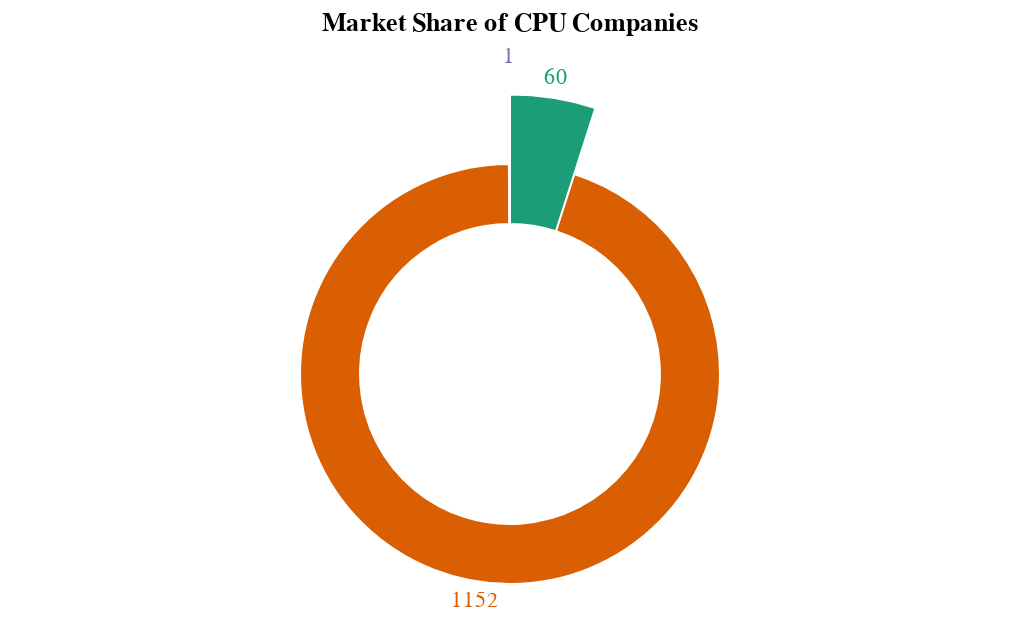

Source (notebook cell):
### Markdown cell above
Market Share of CPU Companies

### Code cell
# Generate the counts of CPU companies
cpu_counts = akv16['CPU_company'].value_counts().reset_index()
cpu_counts.columns = ['CPU_Company', 'Count']
print(cpu_counts)

# Base chart with arcs
base = alt.Chart(cpu_counts).encode(
    theta=alt.Theta("Count:Q", stack=True),
    radius=alt.Radius("Count:Q", scale=alt.Scale(type="sqrt", zero=True, rangeMin=150)),
    color=alt.Color("CPU_Company:N", scale=alt.Scale(scheme='dark2'),  legend=None),  # Using CPU_Company for color
    tooltip=['CPU_Company', 'Count']
).properties(
    title='Market Share of CPU Companies',
    width=500,
    height=210
)

# Arc chart
c1 = base.mark_arc(innerRadius=75, stroke="#fff")

# Adding the text labels with offset
c2 = base.mark_text(radiusOffset=10).encode(
    text=alt.Text("Count:Q")  # Show the Count as text labels
)

# Combine arc and text charts
c3 = c1 + c2
c3.save('6.html')
c3.interactive()

### Figure 1 — Vega-Lite specification as saved in the notebook (floating-point values rounded to 4 significant figures)
{"usermeta": {"embedOptions": {"theme": "dark"}}, "config": {"view": {"continuousWidth": 300, "continuousHeight": 300}}, "layer": [{"mark": {"type": "arc", "innerRadius": 75, "stroke": "#fff"}, "encoding": {"color": {"field": "CPU_Company", "legend": null, "scale": {"scheme": "dark2"}, "type": "nominal"}, "radius": {"field": "Count", "scale": {"rangeMin": 150, "type": "sqrt", "zero": true}, "type": "quantitative"}, "theta": {"field": "Count", "stack": true, "type": "quantitative"}, "tooltip": [{"field": "CPU_Company", "type": "nominal"}, {"field": "Count", "type": "quantitative"}]}, "name": "view_1", "title": "Market Share of CPU Companies"}, {"mark": {"type": "text", "radiusOffset": 10}, "encoding": {"color": {"field": "CPU_Company", "legend": null, "scale": {"scheme": "dark2"}, "type": "nominal"}, "radius": {"field": "Count", "scale": {"rangeMin": 150, "type": "sqrt", "zero": true}, "type": "quantitative"}, "text": {"field": "Count", "type": "quantitative"}, "theta": {"field": "Count", "stack": true, "type": "quantitative"}, "tooltip": [{"field": "CPU_Company", "type": "nominal"}, {"field": "Count", "type": "quantitative"}]}, "title": "Market Share of CPU Companies"}], "data": {"name": "data-6c4d203c4884ab28c47cacb7ffffc952"}, "height": 210, "params": [{"name": "param_8", "select": {"type": "interval", "encodings": ["x", "y"]}, "bind": "scales", "views": ["view_1"]}], "width": 500, "$schema": "https://vega.github.io/schema/vega-lite/v5.20.1.json", "datasets": {"data-6c4d203c4884ab28c47cacb7ffffc952": [{"CPU_Company": "Intel", "Count": 1152}, {"CPU_Company": "AMD", "Count": 60}, {"CPU_Company": "Samsung", "Count": 1}]}}
